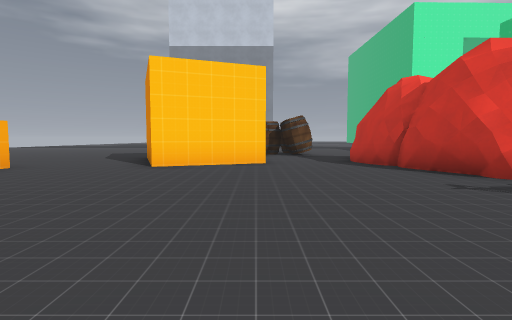
view 1 (above)

21 first-person views from a walk through a 3-D level made in the Godot game engine. The camera is 1.2 m above the floor, tilts 4° down and sees 80° across. The floor is counted in squares, 2 m on a side. Each view is taken from the middle of a square. On the plan, view 1 faces up. The plan holds only what a view shows up to about 9 squares ahead; the rest is blank. The place goes on beyond the plan. Some surface patterns are stand-ins.

view 2
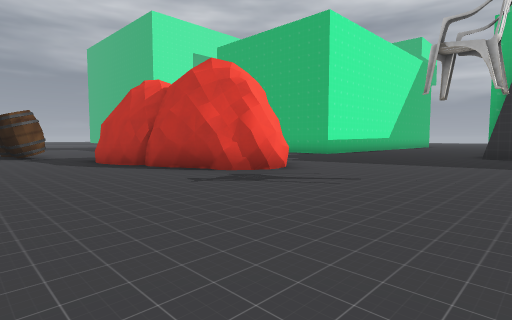

view 3
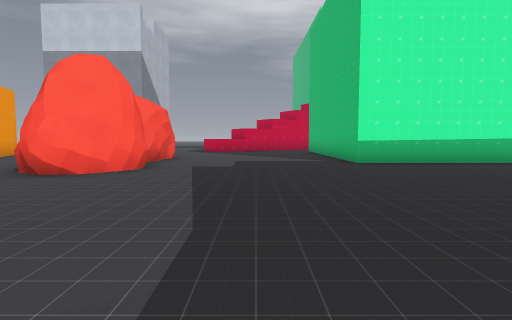

view 4
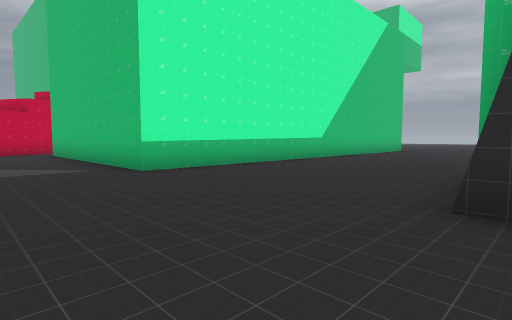

view 5
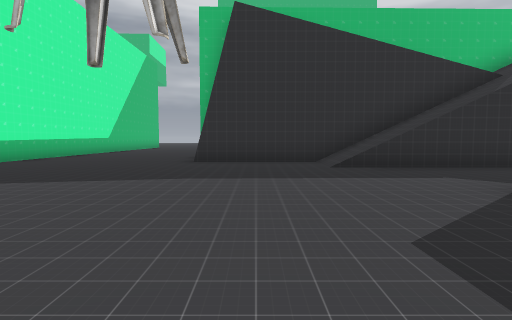

view 6
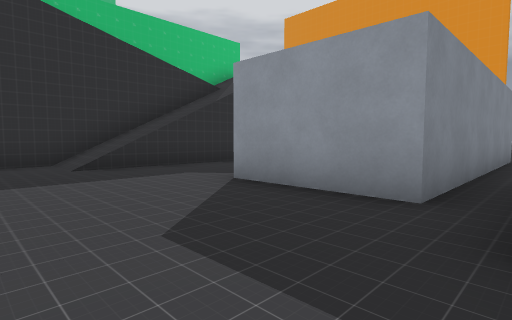

view 7
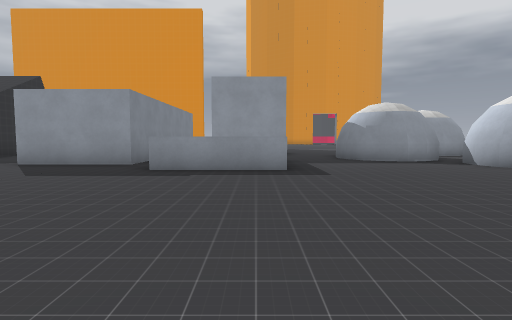

view 8
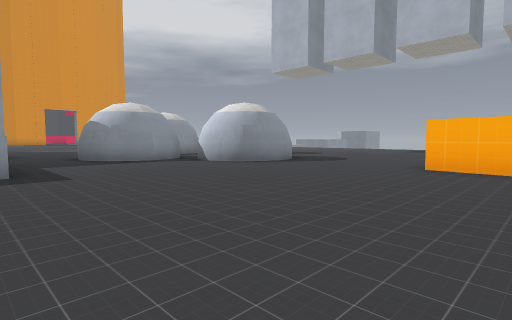

view 9
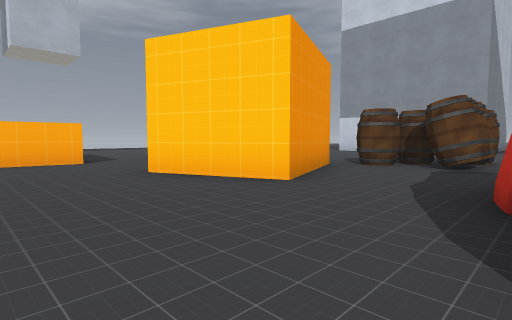

view 10
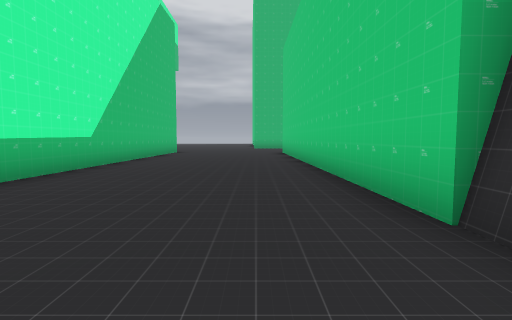

view 11
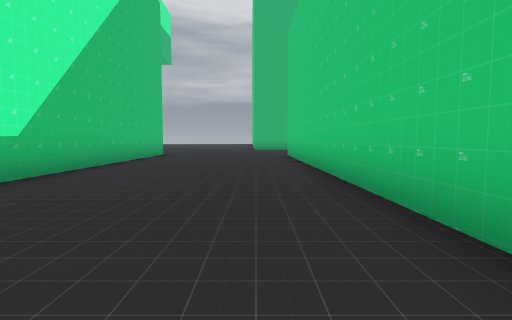

view 12
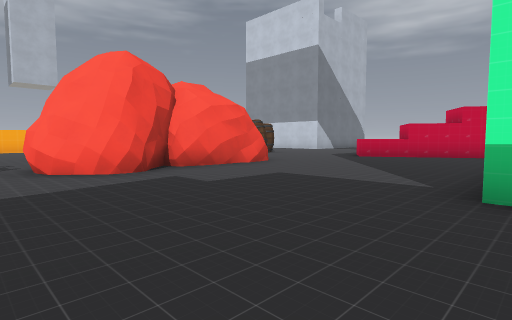

view 13
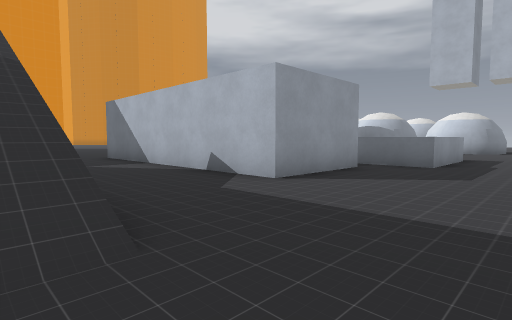

view 14
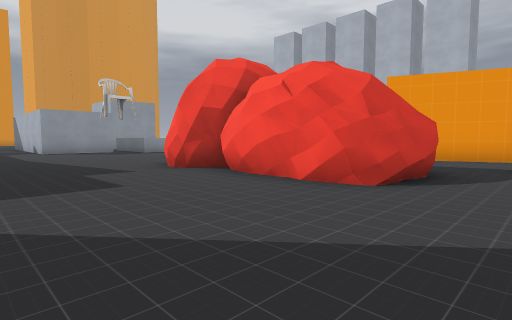

view 15
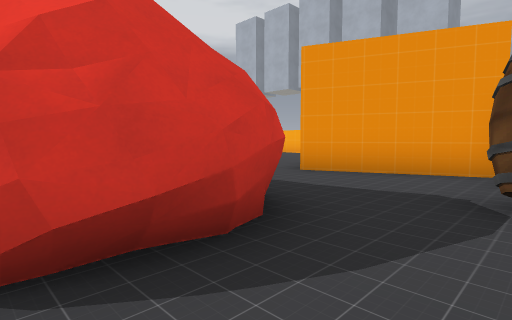

view 16
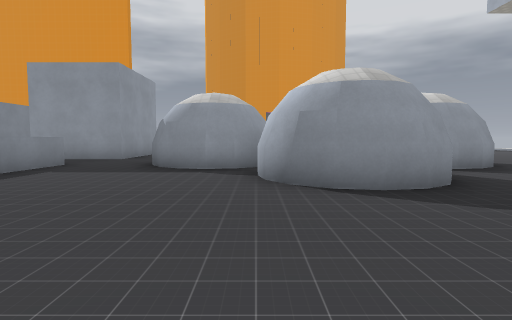

view 17
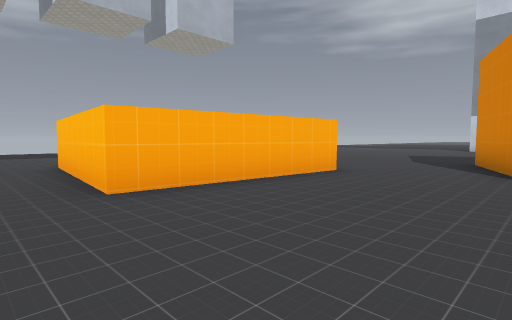

view 18
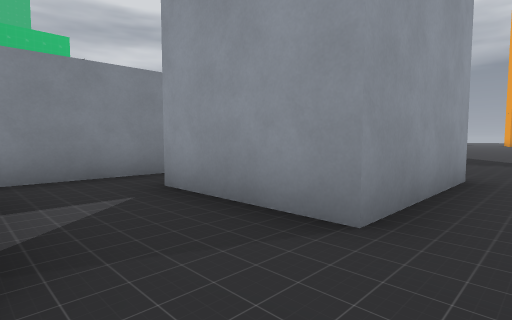

view 19
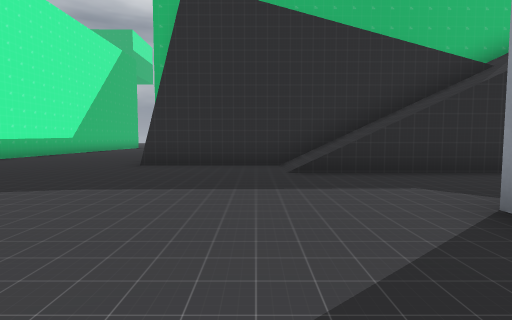

view 20
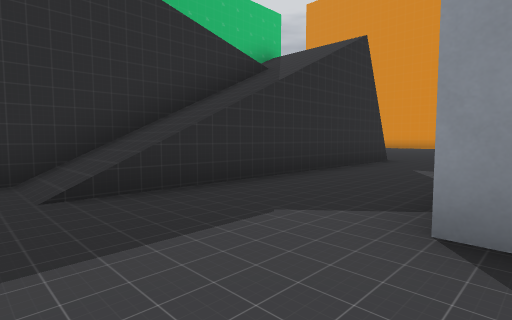

view 21
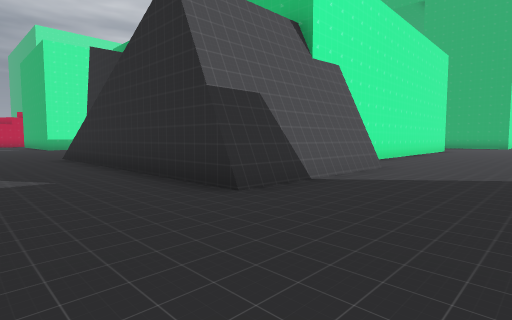

### Floor plan
Key: @ floor where view 1 was taken; # wall or solid block; . floor; / step, stairs or slope; ^ raised ledge; v drop or lower ground; T tree; B barrel.
Columns run from 13 left of view 1 to 20 right of it. Each row starts with its distance up from view 1.
 11         ..  .BBB........#
 10        ...  #...........#
  9       ....###...TTT.....#
  8       ....####..T.T.....#
  7       .....##...TTT.....##########
  6         ^.......TTT...............
  5         ^........TTT..............
  4         ^........TT...............
  3 ....^^^^..........................
  2 .......^.......................###
  1     ....................########
  0      ........@........../^
 -1       ................../^
 -2      ..##.....^^^......//#
 -3      .####....^ ^###...//#
 -4     .##  ##...^ ^###...//#
 -5    .##   ###..^^^###...//#
 -6            #.....###...//#
 -7             .###.###...//#
 -8             .#   ###...vv#####
 -9             .#   ###...####....
-10             .#   #  ............
-11              .      ............
-12              .      ......
-13              .
-14              ..
-15              ..
-16              ..

Where each view was taken, in squares from view 1:
view 1: 0 up, 0 right, facing up
view 2: 0 up, 0 right, facing up-right
view 3: 1 down, 8 right, facing up
view 4: 1 up, 8 right, facing up-right
view 5: 0 up, 3 right, facing right
view 6: 0 up, 3 right, facing down-right
view 7: 4 up, 1 right, facing down
view 8: 4 up, 1 right, facing down-left
view 9: 4 up, 3 right, facing up-left
view 10: 3 up, 10 right, facing right
view 11: 3 up, 12 right, facing right
view 12: 3 up, 11 right, facing up-left
view 13: 0 up, 10 right, facing down-left
view 14: 11 up, 9 right, facing down-left
view 15: 11 up, 5 right, facing down-left
view 16: 2 up, 4 left, facing down
view 17: 1 up, 2 left, facing up-left
view 18: 5 down, 1 left, facing down-right
view 19: 1 down, 4 right, facing right
view 20: 1 down, 6 right, facing down-right
view 21: 12 down, 7 right, facing up-right
